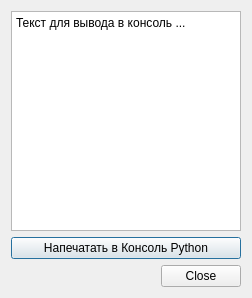
<?xml version="1.0" encoding="UTF-8"?>
<ui version="4.0">
 <class>ru_axioma_gis_axipy_example_plugin_extended_CustomDialog</class>
 <widget class="QDialog" name="ru_axioma_gis_axipy_example_plugin_extended_CustomDialog">
  <property name="geometry">
   <rect>
    <x>0</x>
    <y>0</y>
    <width>252</width>
    <height>298</height>
   </rect>
  </property>
  <property name="windowTitle">
   <string>Диалог из UI-файла</string>
  </property>
  <layout class="QVBoxLayout" name="verticalLayout">
   <item>
    <widget class="QPlainTextEdit" name="textEdit">
     <property name="plainText">
      <string>Текст для вывода в консоль ...</string>
     </property>
    </widget>
   </item>
   <item>
    <widget class="QPushButton" name="btnPrint">
     <property name="text">
      <string>Напечатать в Консоль Python</string>
     </property>
    </widget>
   </item>
   <item>
    <widget class="QDialogButtonBox" name="buttonBox">
     <property name="orientation">
      <enum>Qt::Horizontal</enum>
     </property>
     <property name="standardButtons">
      <set>QDialogButtonBox::Close</set>
     </property>
     <property name="centerButtons">
      <bool>false</bool>
     </property>
    </widget>
   </item>
  </layout>
 </widget>
 <resources/>
 <connections/>
</ui>
